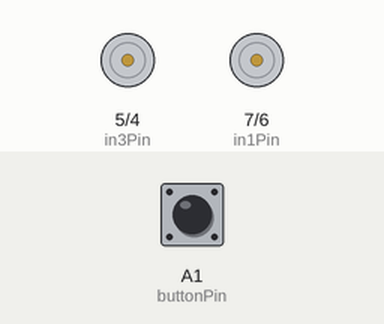
This sketch was run on a simulated Arduino Uno, built with avr-gcc and run on an emulated ATmega328P. Shown: motor-driver pin pairs drawn as motors (green arrow = first pin HIGH = forward, orange = second pin HIGH = backward, longer = more drive). The test bench sets the inputs (shaded band); at power-on: A1 (buttonPin) LOW.

Above: at 1.2 s.
1.3 s: A1 (buttonPin) pulled HIGH for 0.15 s
At 1.37 s:
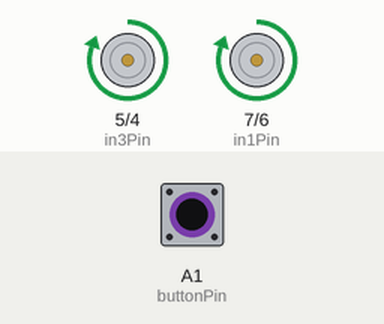
2.9 s: A1 (buttonPin) pulled HIGH for 3.2 s
At 6.8 s:
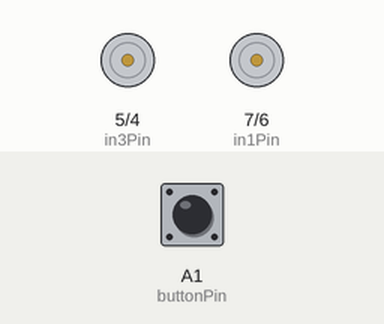
Timing chart, 0 to 8.3 s (numbered marks = the images above; inputs shaded):
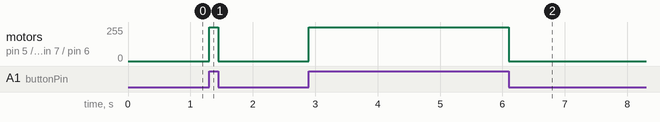

The sketch:

HW1.ino
```cpp
const int in1Pin = 7;
const int in2Pin = 6;
const int in3Pin = 5;
const int in4Pin = 4;
const int buttonPin = A1;

int buttonState = 0;

void setup() {
  // put your setup code here, to run once:
  pinMode(in1Pin, OUTPUT);
  pinMode(in2Pin, OUTPUT);
  pinMode(in3Pin, OUTPUT);
  pinMode(in4Pin, OUTPUT);

  pinMode(buttonPin, INPUT);


}

void loop() {
  // put your main code here, to run repeatedly:
  buttonState = digitalRead(buttonPin);

  if (buttonState == HIGH) {
    // turn motors on:
    digitalWrite(in1Pin, HIGH);
    digitalWrite(in2Pin, LOW);
    digitalWrite(in3Pin, HIGH);
    digitalWrite(in4Pin, LOW);
  } else {
    // turn motors off:
    digitalWrite(in1Pin, LOW);
    digitalWrite(in2Pin, LOW);
    digitalWrite(in3Pin, LOW);
    digitalWrite(in4Pin, LOW);

  }

}
```

Measured:
- after the input at 1.3 s, motor on pin 5 (in3Pin) / pin 4 (in4Pin), motor on pin 7 (in1Pin) / pin 6 (in2Pin): stopped → forward 255/255 at once, → stopped 0.15 s later
- after the input at 2.9 s, motor on pin 5 (in3Pin) / pin 4 (in4Pin), motor on pin 7 (in1Pin) / pin 6 (in2Pin): stopped → forward 255/255 at once, → stopped 3.2 s later
